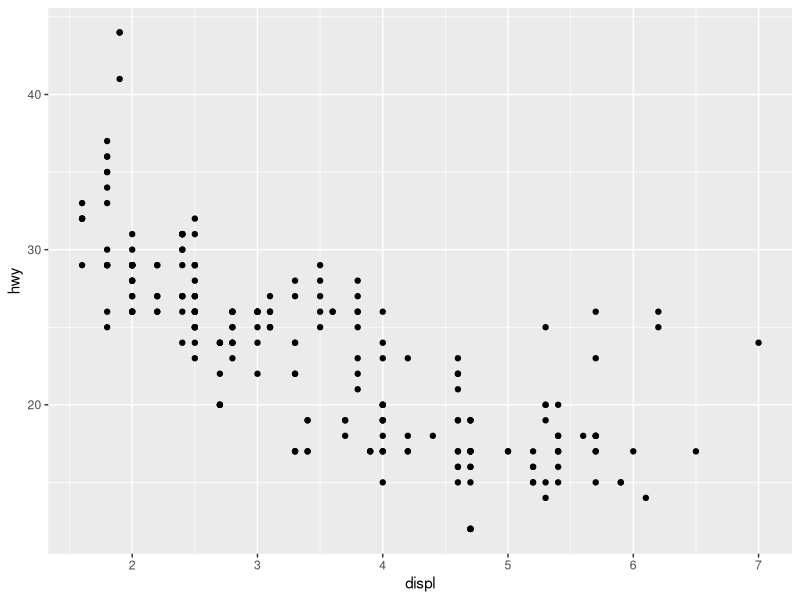
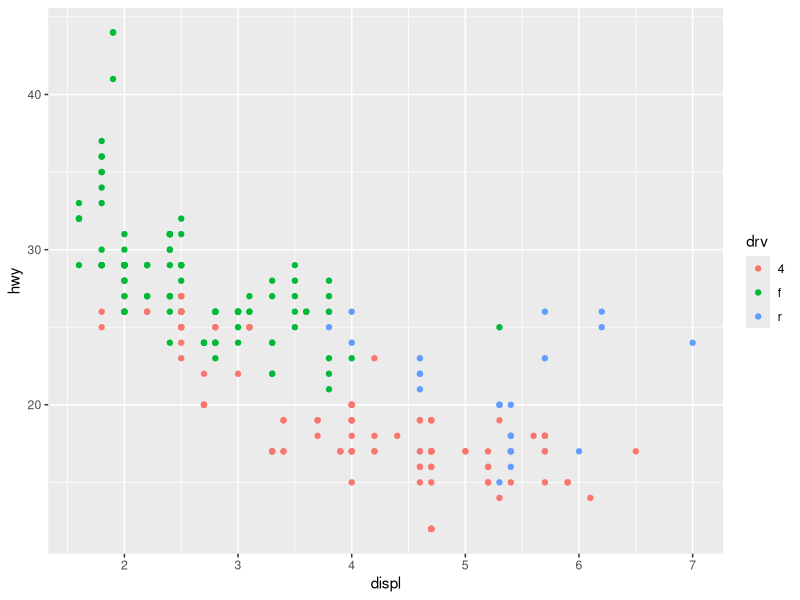
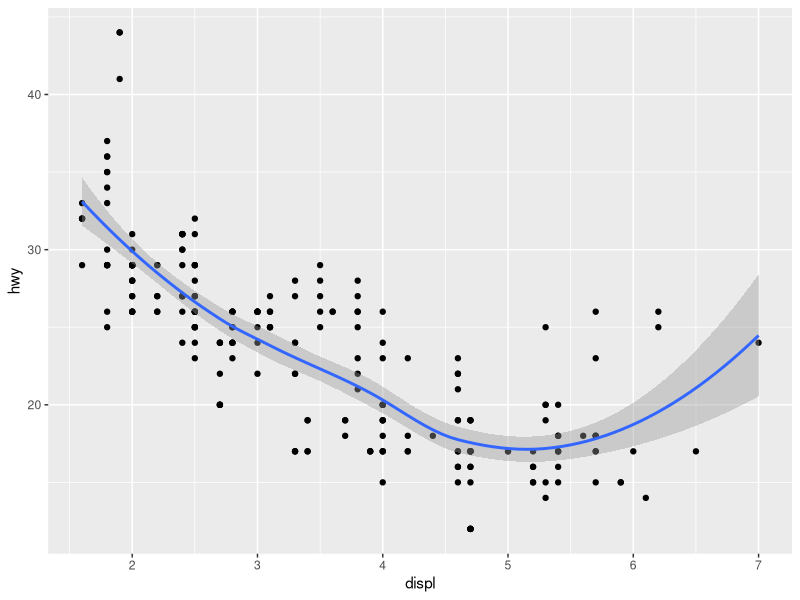
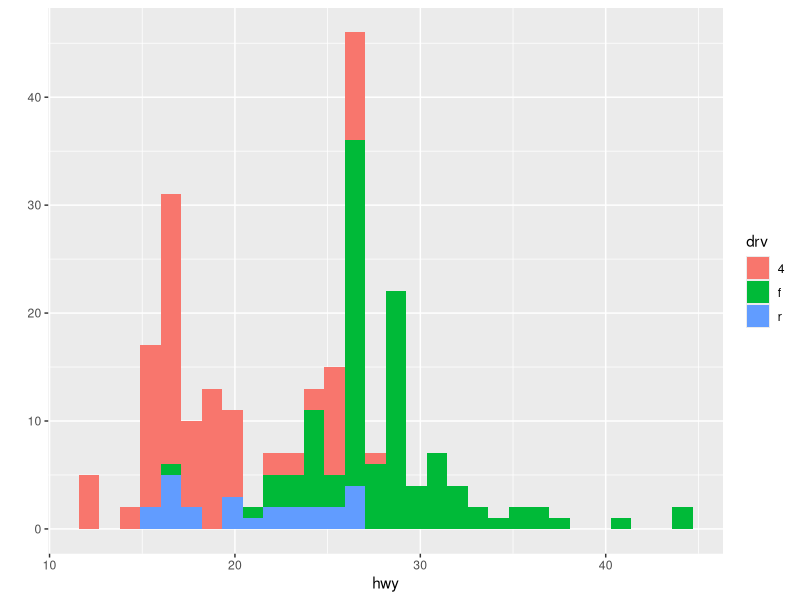
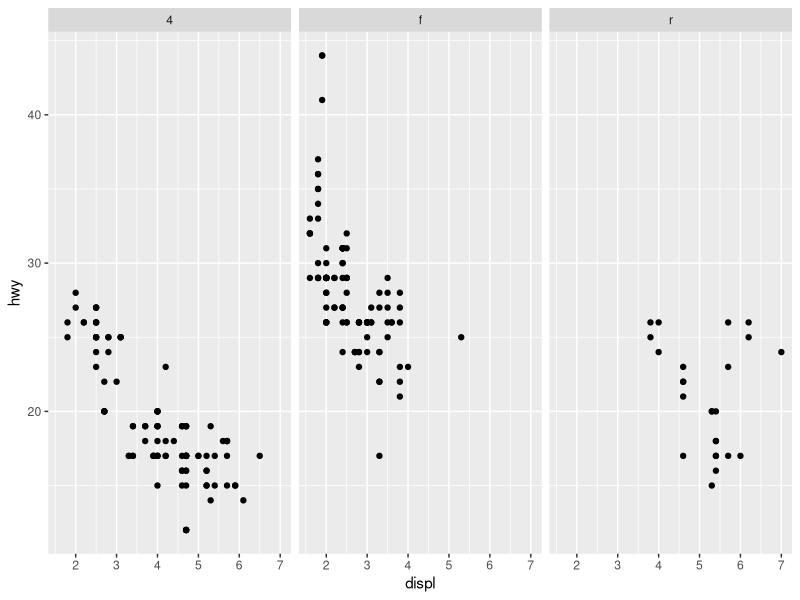
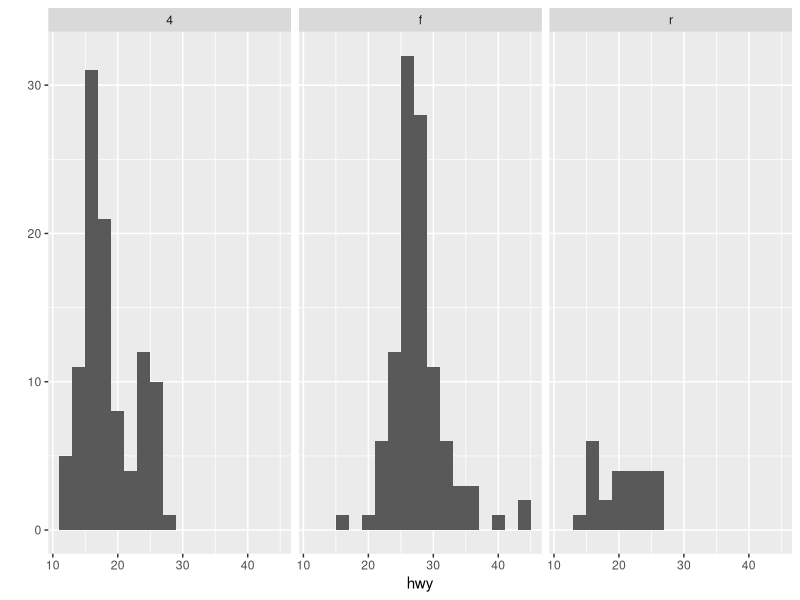
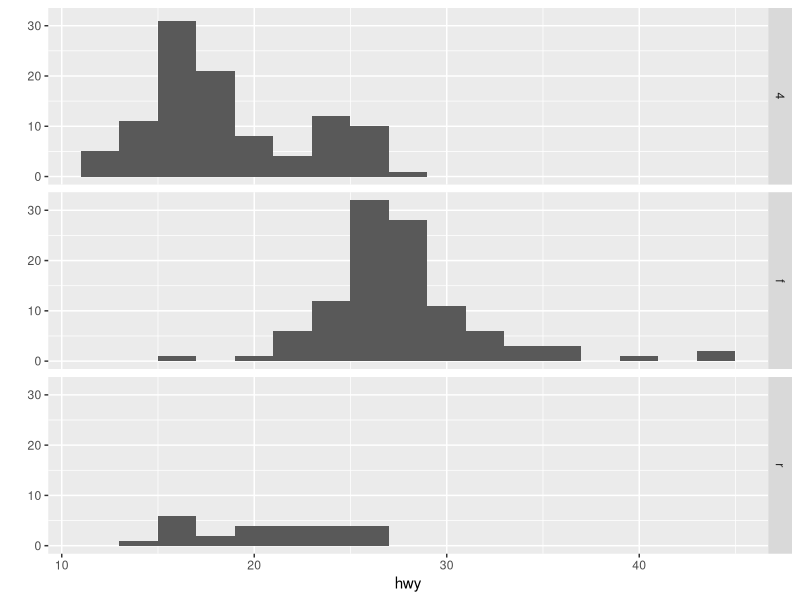

The R script that drew these images, in order: (Note: this script raises an error after producing the figures.)
install.packages("ggplot2")
library(ggplot2)

# --------------------------------------------------------

# Data == mpg.
qplot(displ, hwy, data = mpg)
qplot(displ, hwy, data = mpg, color = drv)
qplot(displ, hwy, data = mpg, geom = c("point","smooth"))

# Histogram using qplot.
qplot(hwy,fill=drv,data=mpg)

# Facets.
qplot(displ, hwy, data = mpg, facets =.~drv)
qplot(hwy,facets =.~drv, data = mpg, binwidth = 2) # gives as col
qplot(hwy,facets =drv~., data = mpg, binwidth = 2) # gives as rows

# Using maacs data.
str(maacs)
qplot(log(eno), data = maacs)
qplot(log(eno), data = maacs, fill = mopos)
qplot(log(pm25),log(eno), data = maacs)
qplot(log(pm25),log(eno), data = maacs, shape = mopos)
qplot(log(pm25),log(eno), data = maacs, shape = mopos, col = mopos)

# --------------------------------------------------------

g <- ggplot(maacs,aes(pm25, duBedMusM))
g
p <- g + geom_point()
p

# --------------------------------------------------------
